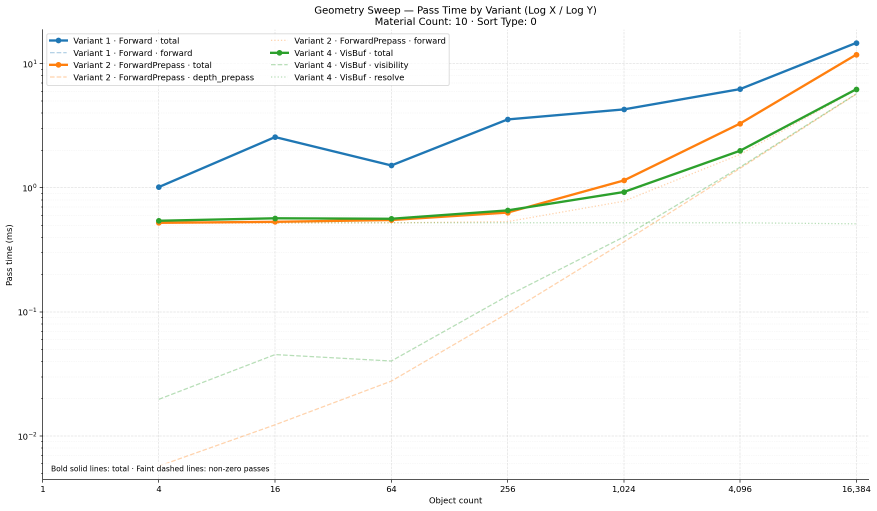
#> input picture datas/experiments/succeed/ex3_geometry_sweep_alu_batch/01_log_x_log_y_pass_time(1).png, 2630 x 1532 px (shown at 1/3 size)
$ python 06_selected_pass_contact_sheet.py ../../../../experiments/succeed/ex3_geometry_sweep_alu_batch
#> lines starting #> are read from the running program, lines starting #| are printed output that depends on the picture
#!/usr/bin/env python3
from __future__ import annotations

import argparse
from pathlib import Path

from PIL import Image, ImageDraw, ImageFont, ImageOps


def main() -> int:
    parser = argparse.ArgumentParser()
    parser.add_argument("input_dir", type=Path)
    parser.add_argument("--output", type=Path, default=Path("selected_pass_contact_sheet.jpg"))
    parser.add_argument("--columns", type=int, default=2)
    args = parser.parse_args()

    images = sorted(args.input_dir.glob("*.png"))
    if not images:
        raise FileNotFoundError("PNG 파일이 없습니다.")

    cols = args.columns
    rows = (len(images) + cols - 1) // cols
    thumb_w, thumb_h = 1100, 520
    label_h, pad, title_h, margin = 42, 24, 70, 30
    canvas_w = margin * 2 + cols * thumb_w + (cols - 1) * pad
    canvas_h = margin * 2 + title_h + rows * (thumb_h + label_h) + (rows - 1) * pad
    canvas = Image.new("RGB", (canvas_w, canvas_h), "white")
#> canvas: PIL image 2284x692 RGB; every value is 255
    draw = ImageDraw.Draw(canvas)

    try:
        title_font = ImageFont.truetype("/usr/share/fonts/truetype/dejavu/DejaVuSans-Bold.ttf", 34)
        label_font = ImageFont.truetype("/usr/share/fonts/truetype/dejavu/DejaVuSans.ttf", 24)
    except OSError:
        title_font = ImageFont.load_default()
        label_font = ImageFont.load_default()

    draw.text((margin, margin), "Selected Pass Line Plots", fill="black", font=title_font)
    y0 = margin + title_h
    for index, path in enumerate(images):
        row, col = divmod(index, cols)
        x = margin + col * (thumb_w + pad)
        y = y0 + row * (thumb_h + label_h + pad)
        image = Image.open(path).convert("RGB")
        image.thumbnail((thumb_w, thumb_h))
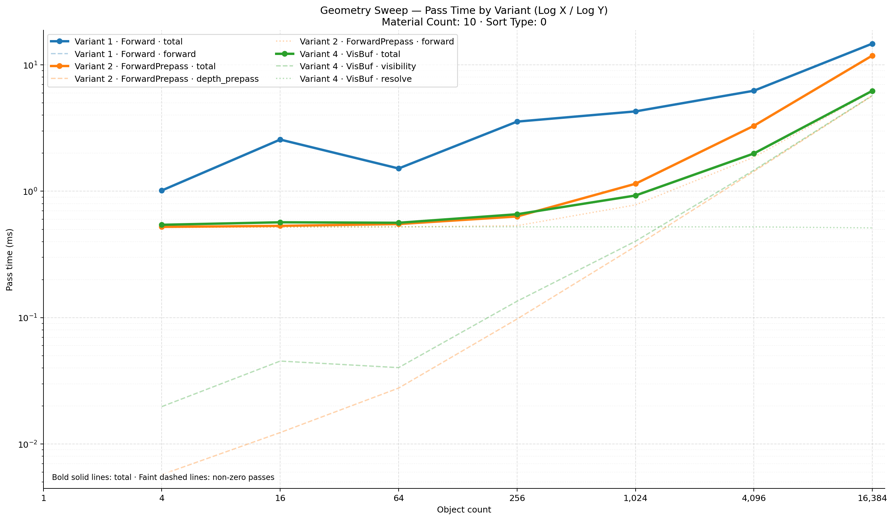
#> image: PIL image 893x520 RGB; mean R, G, B 250.1, 250.4, 249.6
        thumb = Image.new("RGB", (thumb_w, thumb_h), "white")
#> thumb: PIL image 1100x520 RGB; every value is 255
        thumb.paste(image, ((thumb_w - image.width) // 2, (thumb_h - image.height) // 2))
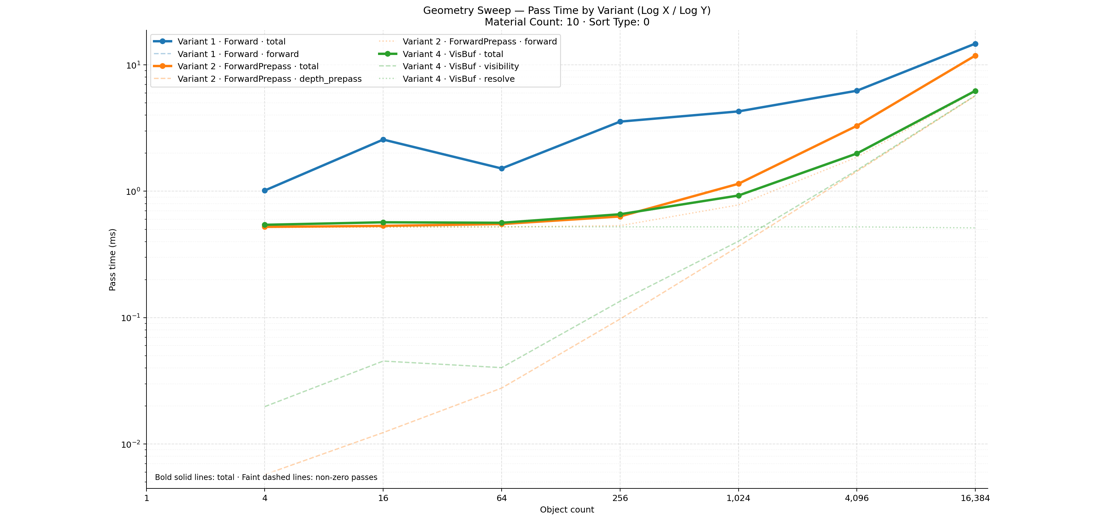
#> thumb: PIL image 1100x520 RGB; mean R, G, B 251, 251.3, 250.6
        thumb = ImageOps.expand(thumb, border=1, fill="#cccccc")
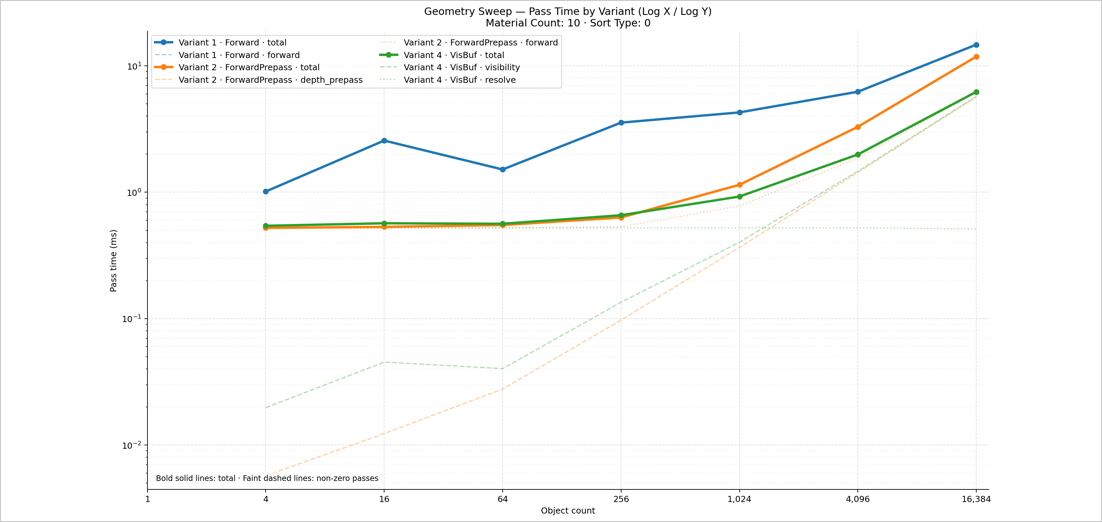
#> thumb: PIL image 1102x522 RGB; mean R, G, B 250.7, 251, 250.4
        canvas.paste(thumb, (x, y))
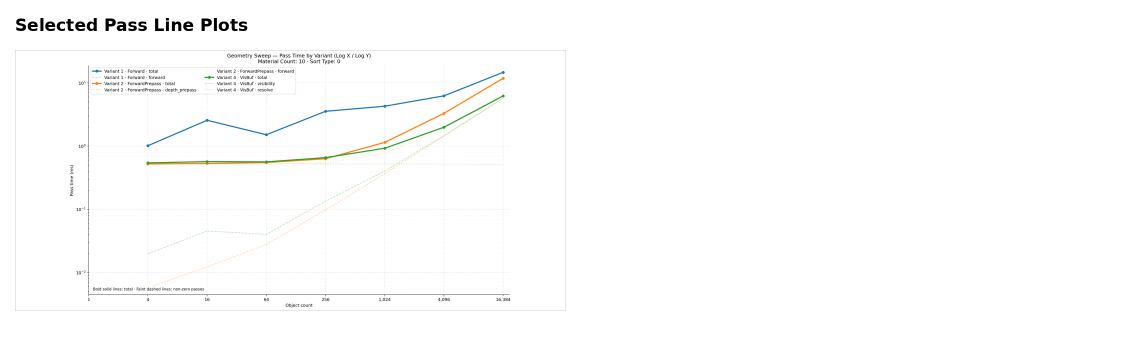
#> canvas: PIL image 2284x692 RGB (shown at 1/2 size); mean R, G, B 252.7, 252.8, 252.5
        draw.text((x, y + thumb_h + 8), path.stem, fill="black", font=label_font)
#> pass 2 of the loop in main, `for index, path in enumerate(images):`:
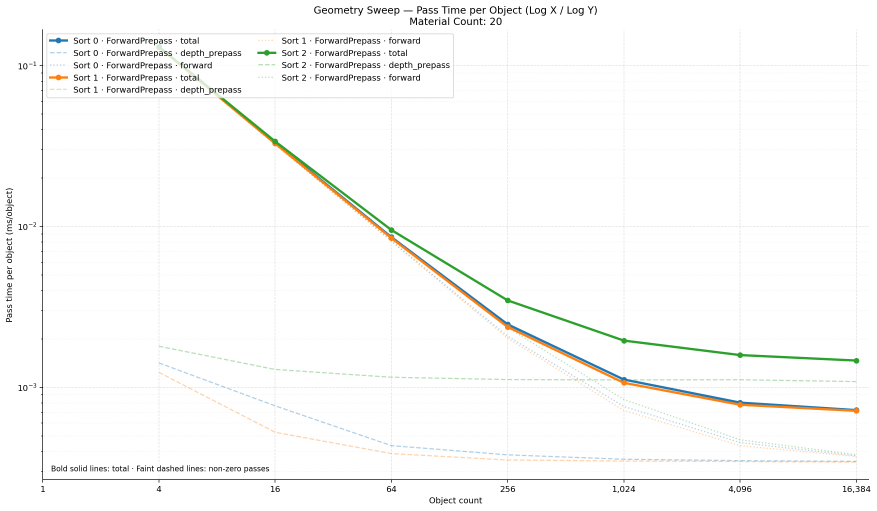
#> input picture datas/experiments/succeed/ex3_geometry_sweep_alu_batch/04_log_x_log_y_time_per_object(1).png, 2630 x 1532 px (shown at 1/3 size)
#> in main, `thumb = ImageOps.expand(thumb, border=1, fill="#cccccc")`:
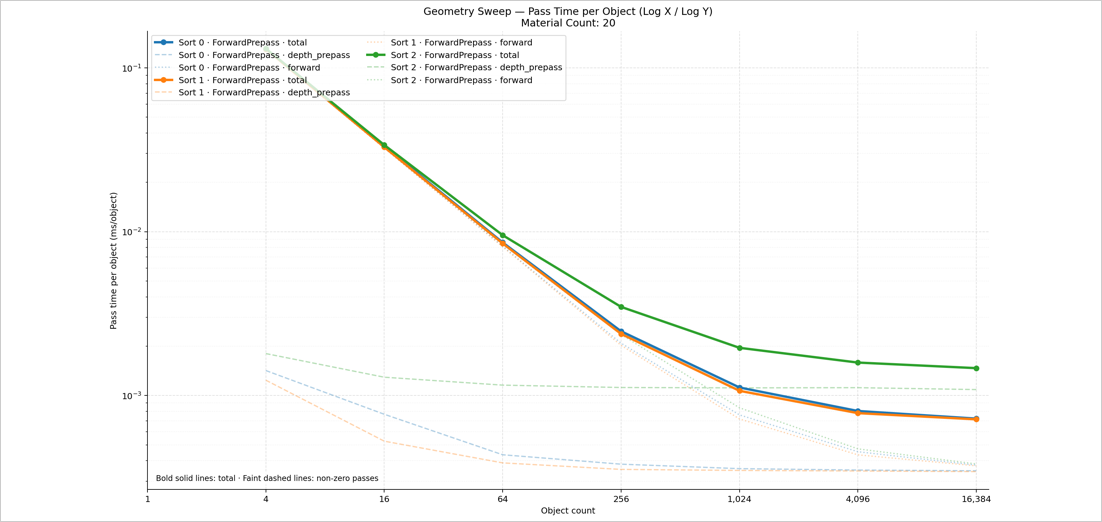
#> thumb: PIL image 1102x522 RGB; mean R, G, B 250.8, 251, 250.3
#> in main, `canvas.paste(thumb, (x, y))`:
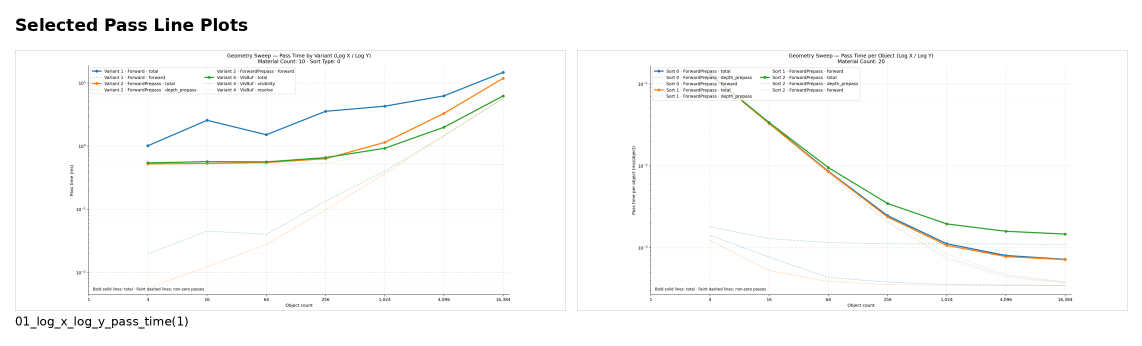
#> canvas: PIL image 2284x692 RGB (shown at 1/2 size); mean R, G, B 250.9, 251, 250.5

    args.output.parent.mkdir(parents=True, exist_ok=True)
    canvas.save(args.output, quality=92)
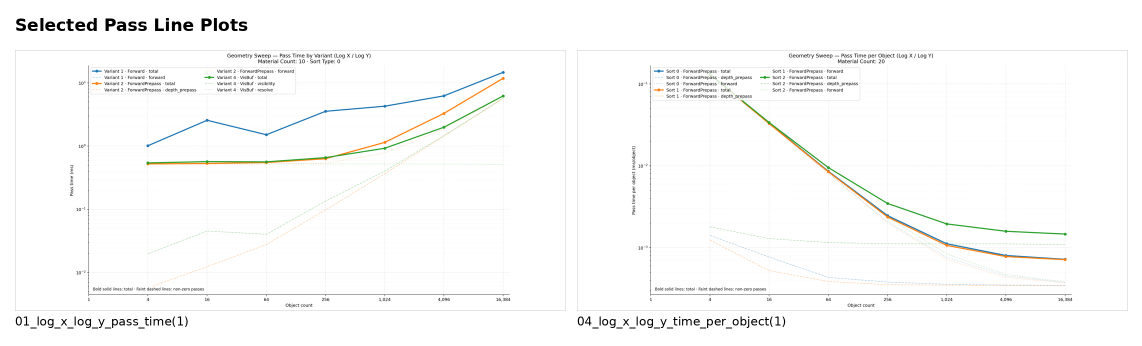
#> saved as selected_pass_contact_sheet.jpg: PIL image 2284x692 RGB (shown at 1/2 size); mean R, G, B 250.6, 250.7, 250.2
    print(f"[완료] {args.output.resolve()}")
    return 0


if __name__ == "__main__":
    raise SystemExit(main())
#> (the program exits here)
